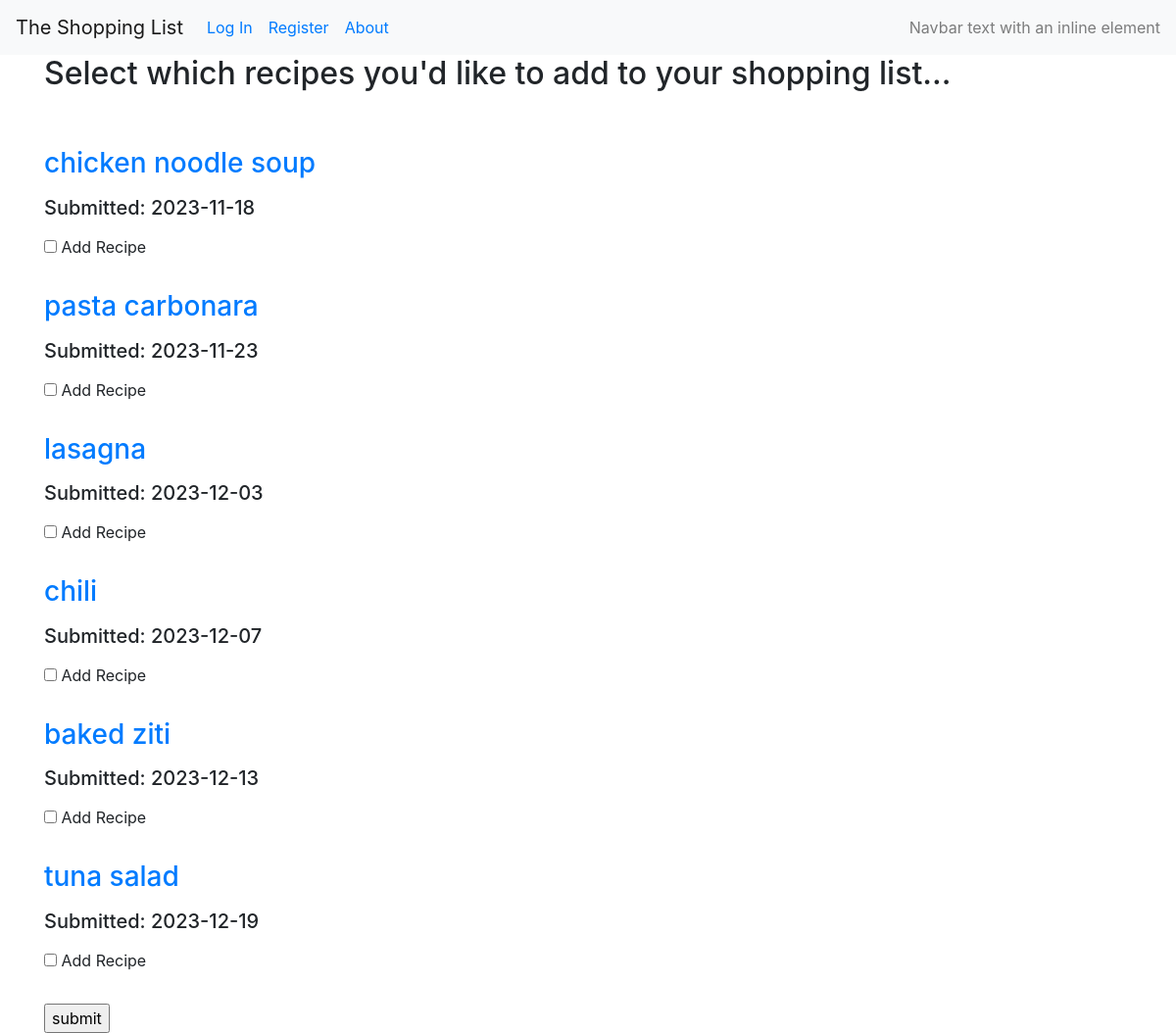
/recipes/generatelist/one, run on the app's committed database.
### crud_recipe/models.py (models this page shows, shortened)
@dataclass
class Recipe(db.Model):
    __tablename__ = 'recipes'
    id = db.Column(db.Integer(), primary_key=True)
    name = db.Column(db.String(100))
    user_id = db.Column(db.Integer, db.ForeignKey('users.id'))
    date = db.Column(db.DateTime, nullable=False, default=datetime.utcnow)

### crud_recipe/recipes/views.py (the view)
@recipe_views.route("/generatelist/<username>")
def generate_shopping_list(username):
    user = User.query.filter_by(username=username).first_or_404()
    recipes = Recipe.query.filter_by(user_id=user.id).all()
    return render_template('generate_shopping_list.html', recipes=recipes)

### crud_recipe/templates/generate_shopping_list.html
{% extends "base.html" %}
{% block content %}
<h2>Select which recipes you'd like to add to your shopping list...</h2>
<br>
<br>
<form action="{{ url_for('users.generate_shopping_list', username=current_user.username) }}" method="post" class="form-example">
{% for recipe in recipes %}
    <div>
        <label for="recipe name"><h3><a href="{{ url_for('recipes.recipe_view', recipe_id=recipe.id) }}">{{ recipe.name }}</a></h3></label>
        <br>
        <label for="recipe submit date"><h5> Submitted: {{ recipe.date.strftime('%Y-%m-%d') }} </h5></label>
    </div>
    <div>
        <input type="checkbox" id="add recipe box" name="{{ recipe.id }}" />
        <label for="adding recipe">Add Recipe</label>
    </div>
    <br>
{% endfor %}
    <div class="form-example">
    <input type="submit" value="submit" />
    </div>
</form>
{% endblock %}

### data on the page
Recipe: name "chicken noodle soup", date "2023-11-18"
Recipe: name "pasta carbonara", date "2023-11-23"
Recipe: name "lasagna", date "2023-12-03"
Recipe: name "chili", date "2023-12-07"
Recipe: name "baked ziti", date "2023-12-13"
Recipe: name "tuna salad", date "2023-12-19"
